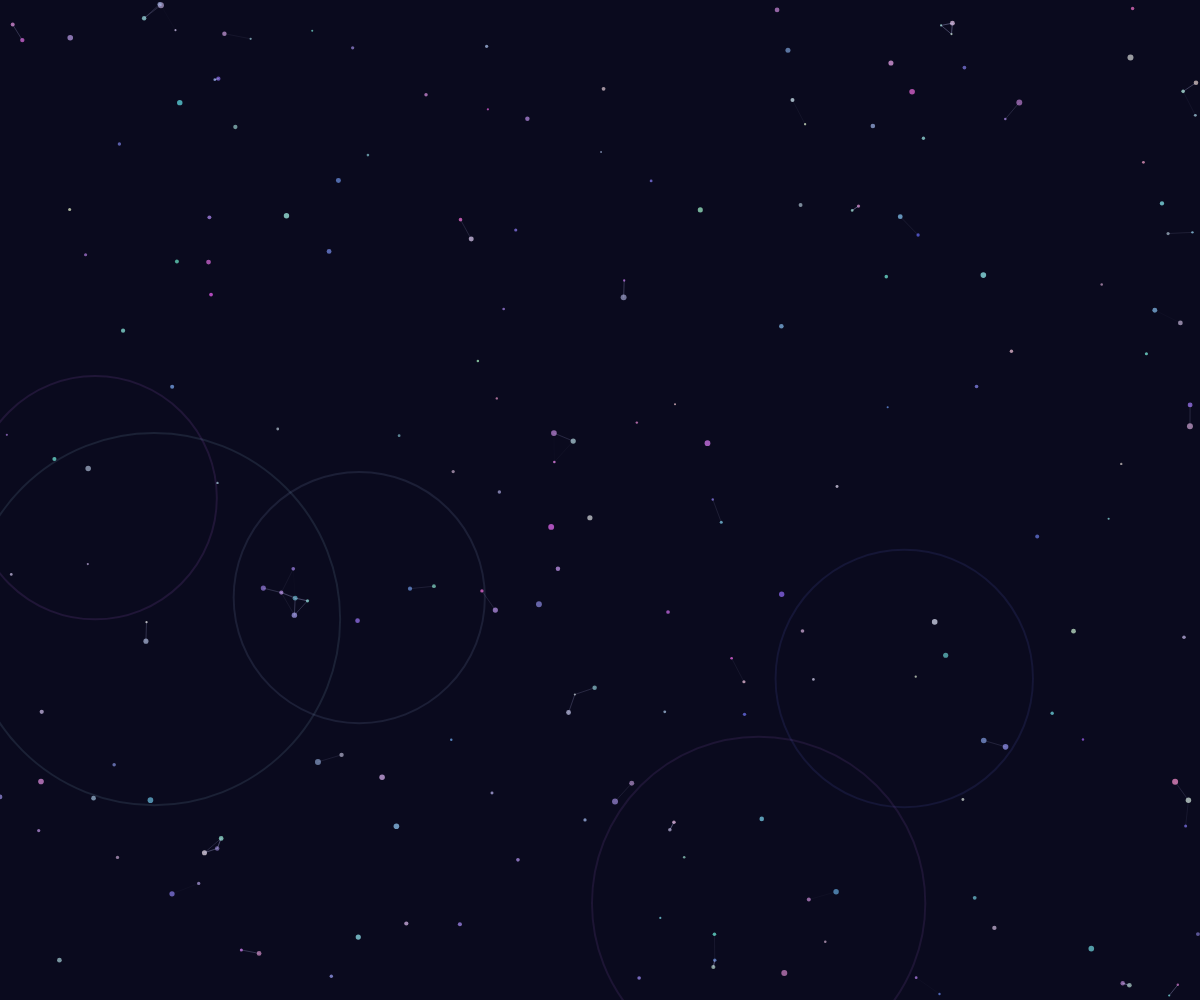
Frame 1 (no input)
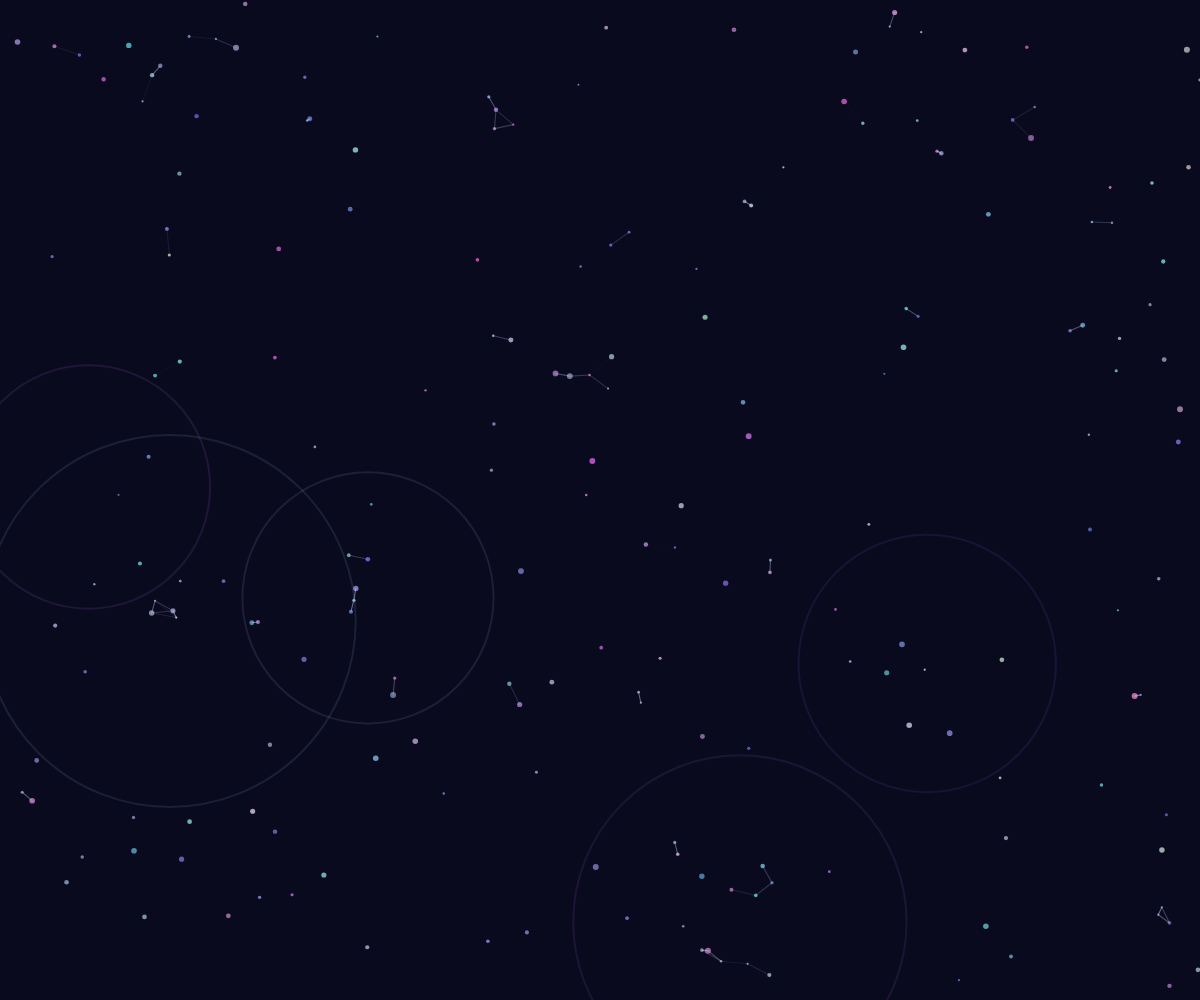
Frame 60 (no input)
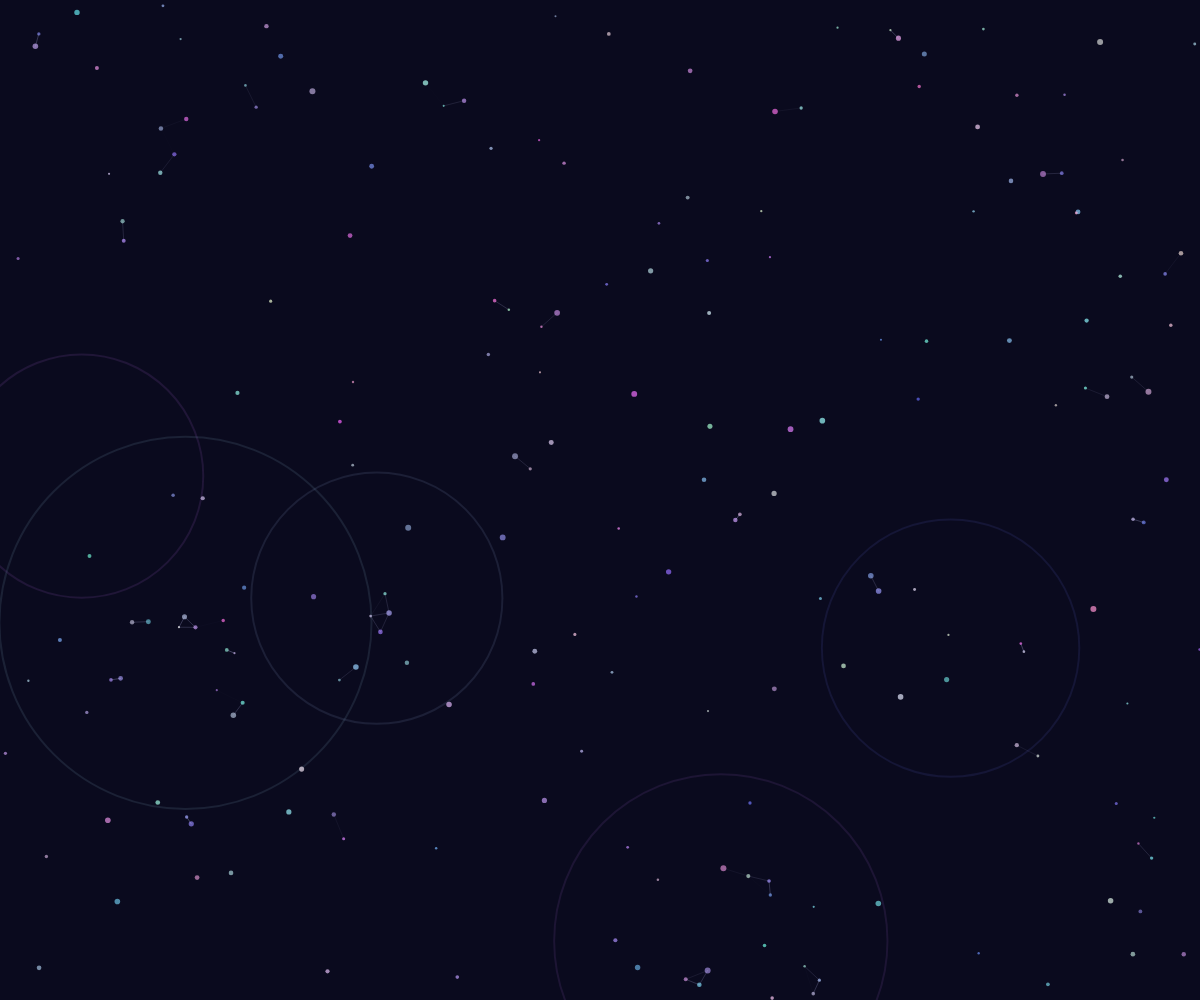
Frame 120 (the mouse pressed at the canvas centre since frame 60)

The p5.js sketch that drew these frames (run headless with seeded random() and noise() and a simulated clock; from frame 60 on, the mouse is pressed at the canvas centre):

// p5.js sketch
// ── sketch.js
let particles = [];
let fields = [];
let connections = [];

const PARTICLE_COUNT = 200;
const FIELD_COUNT = 5;
const CONNECTION_THRESHOLD = 100;
const CONNECTION_SNAP_DISTANCE = 30;

class Particle {
  constructor() {
    this.pos = createVector(random(width), random(height));
    this.vel = p5.Vector.random2D().mult(random(0.5, 2));
    this.size = random(2, 6);
    this.color = color(random(100, 255), random(100, 255), random(200, 255), 180);
  }

  update() {
    this.pos.add(this.vel);
    
    if (this.pos.x < 0 || this.pos.x > width) this.vel.x *= -1;
    if (this.pos.y < 0 || this.pos.y > height) this.vel.y *= -1;
    
    // Slowly drift with field
    for (let field of fields) {
      let d = dist(this.pos.x, this.pos.y, field.pos.x, field.pos.y);
      if (d < field.size) {
        let force = p5.Vector.sub(field.pos, this.pos);
        force.normalize();
        force.mult(0.05);
        this.vel.add(force);
      }
    }
  }

  display() {
    noStroke();
    fill(this.color);
    ellipse(this.pos.x, this.pos.y, this.size);
  }
}

class Field {
  constructor() {
    this.pos = createVector(random(width), random(height));
    this.size = random(100, 200);
    this.vel = p5.Vector.random2D().mult(random(0.1, 0.5));
    this.color = color(random(100, 200), random(100, 200), random(200, 255), 30);
  }

  update() {
    this.pos.add(this.vel);
    
    if (this.pos.x < 0 || this.pos.x > width) this.vel.x *= -1;
    if (this.pos.y < 0 || this.pos.y > height) this.vel.y *= -1;
  }

  display() {
    noFill();
    stroke(this.color);
    strokeWeight(2);
    ellipse(this.pos.x, this.pos.y, this.size * 2);
  }
}

function setup() {
  createCanvas(windowWidth, windowHeight);
  
  for (let i = 0; i < PARTICLE_COUNT; i++) {
    particles.push(new Particle());
  }
  
  for (let i = 0; i < FIELD_COUNT; i++) {
    fields.push(new Field());
  }
}

function draw() {
  background(10, 10, 30);
  
  // Update and display fields
  for (let field of fields) {
    field.update();
    field.display();
  }
  
  // Update and display particles
  for (let particle of particles) {
    particle.update();
    particle.display();
  }
  
  // Connect nearby particles
  connections = [];
  for (let i = 0; i < particles.length; i++) {
    for (let j = i + 1; j < particles.length; j++) {
      let d = dist(
        particles[i].pos.x, particles[i].pos.y,
        particles[j].pos.x, particles[j].pos.y
      );
      
      if (d < CONNECTION_THRESHOLD) {
        connections.push({
          p1: particles[i],
          p2: particles[j],
          distance: d
        });
      }
    }
  }
  
  // Draw connections with snapping effect
  beginShape(LINES);
  for (let conn of connections) {
    let alpha = map(conn.distance, 0, CONNECTION_SNAP_DISTANCE, 255, 0);
    if (alpha > 0) {
      stroke(200, 200, 255, alpha * 0.7);
      
      // Snap effect when particles are very close
      if (conn.distance < CONNECTION_SNAP_DISTANCE) {
        strokeWeight(map(conn.distance, 0, CONNECTION_SNAP_DISTANCE, 3, 0.5));
        vertex(conn.p1.pos.x, conn.p1.pos.y);
        vertex(conn.p2.pos.x, conn.p2.pos.y);
      } else {
        strokeWeight(0.5);
        vertex(conn.p1.pos.x, conn.p1.pos.y);
        vertex(conn.p2.pos.x, conn.p2.pos.y);
      }
    }
  }
  endShape();
}

function windowResized() {
  resizeCanvas(windowWidth, windowHeight);
}
